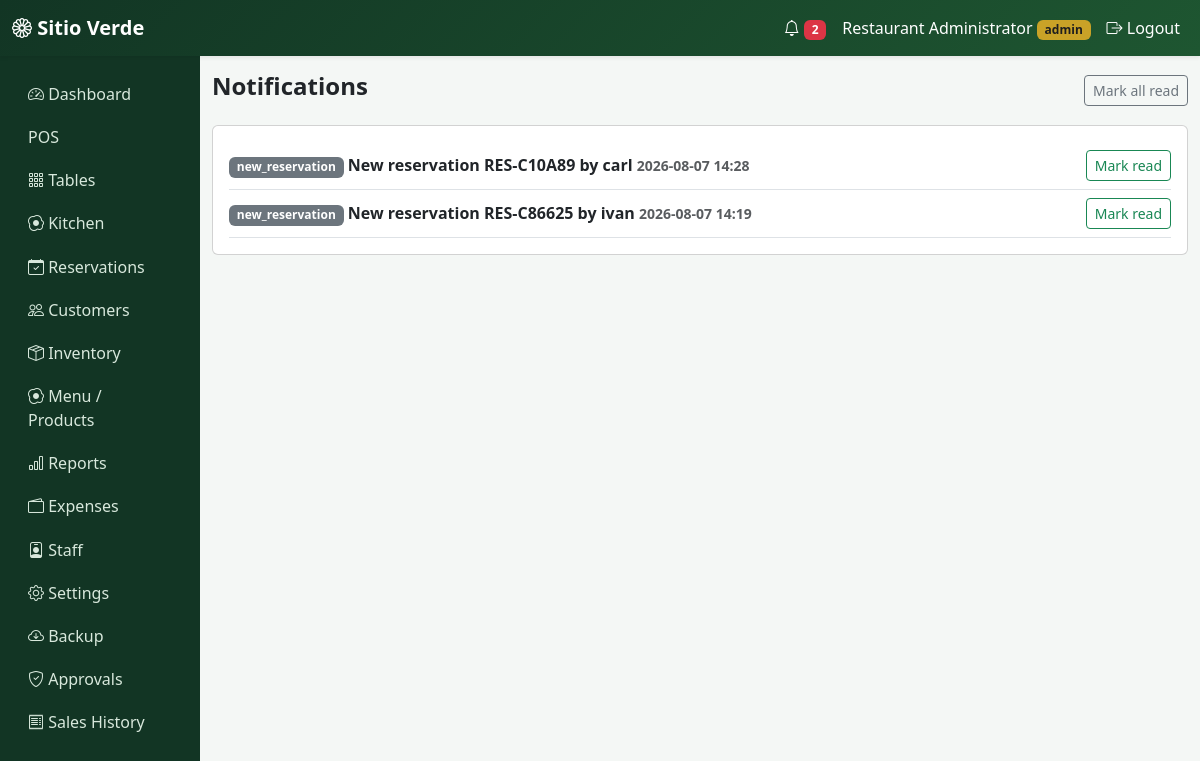
/notifications/ (signed in), run on the app's committed database.
### app/models.py (models this page shows)
class User(db.Model, UserMixin):
    id = db.Column(db.Integer, primary_key=True)
    username = db.Column(db.String(64), unique=True, nullable=False)
    password_hash = db.Column(db.String(256), nullable=False)
    role = db.Column(db.String(20), default="staff", nullable=False)  # admin | staff
    name = db.Column(db.String(120))
    active = db.Column(db.Boolean, default=True)
    created_at = db.Column(db.DateTime, default=datetime.utcnow)
    def is_admin(self):
        return self.role == "admin"

class Notification(db.Model):
    id = db.Column(db.Integer, primary_key=True)
    type = db.Column(db.String(40))
    message = db.Column(db.String(255))
    is_read = db.Column(db.Boolean, default=False)
    related_id = db.Column(db.Integer)
    created_at = db.Column(db.DateTime, default=datetime.utcnow)

### app/notifications/routes.py (the view)
@notifications.route("/")
@login_required
def list_notifications():
    items = Notification.query.order_by(Notification.created_at.desc()).limit(100).all()
    return render_template("notifications/list.html", items=items)

### app/notifications/helpers.py (called while the page is built)
def unread_notification_count():
    return Notification.query.filter_by(is_read=False).count()

### app/templates/notifications/list.html (shortened to what this page needs)
{% extends "base.html" %}
{% block content %}
<div class="d-flex justify-content-between align-items-center mb-3">
  <h4 class="fw-bold">Notifications</h4>
  <a href="{{ url_for('notifications.mark_all_read') }}" class="btn btn-sm btn-outline-secondary">Mark all read</a>
</div>
<div class="card p-3">
{% for n in items %}
  <div class="d-flex justify-content-between align-items-center border-bottom py-2 {{ 'fw-bold' if not n.is_read }}">
    <div><span class="badge bg-secondary">{{ n.type }}</span> {{ n.message }} <small class="text-muted">{{ n.created_at.strftime('%Y-%m-%d %H:%M') }}</small></div>
    {% if not n.is_read %}<a href="{{ url_for('notifications.mark_read', id=n.id) }}" class="btn btn-sm btn-outline-success">Mark read</a>{% endif %}
  </div>
{% else %}
  <p class="text-muted">No notifications.</p>
{% endfor %}
</div>
{% endblock %}

### app/templates/base.html (shortened to what this page needs)
<!DOCTYPE html>
<html lang="en">
<head>
  <link href="https://cdn.jsdelivr.net/npm/bootstrap@5.3.3/dist/css/bootstrap.min.css" rel="stylesheet">
  <link href="https://cdn.jsdelivr.net/npm/bootstrap-icons@1.11.3/font/bootstrap-icons.css" rel="stylesheet">
  <link href="{{ url_for('static', filename='css/style.css') }}" rel="stylesheet">
</head>
<body>
{% if current_user.is_authenticated %}
<nav class="navbar navbar-expand-lg navbar-sv shadow-sm">
  <div class="container-fluid">
    <a class="navbar-brand fw-bold" href="{{ url_for('main.dashboard') }}"><i class="bi bi-flower1"></i> Sitio Verde</a>
    <div class="collapse navbar-collapse" id="nav1">
      <ul class="navbar-nav ms-auto align-items-lg-center">
        <li class="nav-item">
          <a class="nav-link" href="{{ url_for('notifications.list_notifications') }}">
            <i class="bi bi-bell"></i>
            {% if unread_notifications %}<span class="badge bg-danger">{{ unread_notifications }}</span>{% endif %}
          </a>
        </li>
        <li class="nav-item"><span class="nav-link">{{ current_user.name or current_user.username }} <small class="badge badge-sv">{{ current_user.role }}</small></span></li>
        <li class="nav-item"><a class="nav-link" href="{{ url_for('auth.logout') }}"><i class="bi bi-box-arrow-right"></i> Logout</a></li>
      </ul>
    </div>
  </div>
</nav>
<div class="container-fluid">
  <div class="row">
    <div class="col-lg-2 sidebar py-3 d-none d-lg-block">
      <a href="{{ url_for('main.dashboard') }}"><i class="bi bi-speedometer2"></i> Dashboard</a>
      <a href="{{ url_for('pos.index') }}"> POS</a>
      <a href="{{ url_for('tables_bp.layout') }}"><i class="bi bi-grid-3x3-gap"></i> Tables</a>
      <a href="{{ url_for('kitchen.queue') }}"><i class="bi bi-egg-fried"></i> Kitchen</a>
      <a href="{{ url_for('reservations.list_reservations') }}"><i class="bi bi-calendar-check"></i> Reservations</a>
      <a href="{{ url_for('customers.list_customers') }}"><i class="bi bi-people"></i> Customers</a>
      {% if current_user.is_admin() %}
      <a href="{{ url_for('inventory.list_items') }}"><i class="bi bi-box-seam"></i> Inventory</a>
      <a href="{{ url_for('admin.products') }}"><i class="bi bi-egg-fried"></i> Menu / Products</a>
      <a href="{{ url_for('reports.index') }}"><i class="bi bi-bar-chart"></i> Reports</a>
      <a href="{{ url_for('expenses.list_expenses') }}"><i class="bi bi-wallet2"></i> Expenses</a>
      <a href="{{ url_for('admin.users') }}"><i class="bi bi-person-badge"></i> Staff</a>
      <a href="{{ url_for('admin.settings') }}"><i class="bi bi-gear"></i> Settings</a>
      <a href="{{ url_for('admin.backup') }}"><i class="bi bi-cloud-arrow-down"></i> Backup</a>
      <a href="{{ url_for('pos.approvals') }}"><i class="bi bi-shield-check"></i> Approvals</a>
      {% endif %}
      <a href="{{ url_for('pos.history') }}"><i class="bi bi-receipt"></i> Sales History</a>
    </div>
    <div class="col-lg-10 py-3">
      {% block content %}{% endblock %}
    </div>
  </div>
</div>
{% else %}
  {% block guest_content %}{% endblock %}
{% endif %}
</body>
</html>

### app/static/css/style.css (style rules this page uses)
:root { --sv-green-900: #123524; --sv-green-700: #1e5631; --sv-green-600: #2f7a4f; --sv-green-100: #eaf5ec; --sv-gold: #c9a227; }
body { background: #f4f7f5; font-family: 'Segoe UI', system-ui, sans-serif; }
.navbar-sv { background: linear-gradient(135deg, var(--sv-green-900), var(--sv-green-700)); }
.navbar-sv .nav-link, .navbar-sv .navbar-brand { color: #fff !important; }
.sidebar { background: var(--sv-green-900); min-height: 100vh; }
.sidebar a { color: #d8e8dc; display:block; padding: .6rem 1rem; text-decoration:none; border-radius:6px; }
.badge-sv { background: var(--sv-gold); color:#1e1e1e; }

### data on the page
User: name "Restaurant Administrator", role "admin"
Notification: type "new_reservation", message "New reservation RES-C10A89 by carl", created_at "2026-08-07 14:28"
Notification: type "new_reservation", message "New reservation RES-C86625 by ivan", created_at "2026-08-07 14:19"

### other printed values
{{ unread_notifications }} "2"
